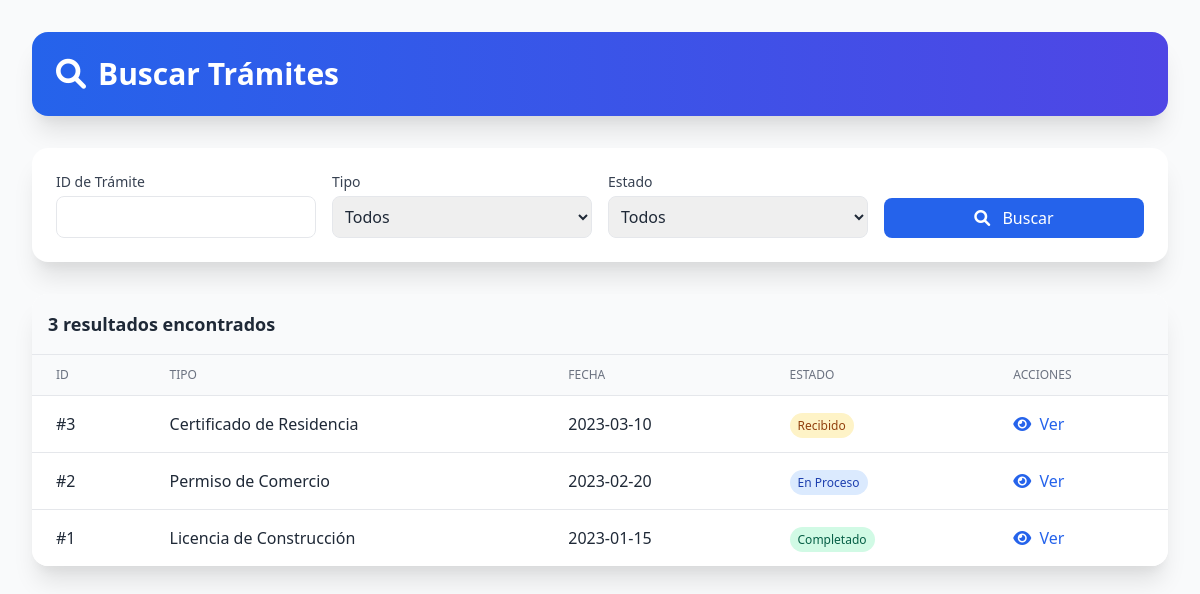
The app's page /buscar with its own data.
### tables this page shows
CREATE TABLE tramites (
    id INTEGER PRIMARY KEY AUTOINCREMENT,
    tipo TEXT NOT NULL,
    fecha_inicio TEXT NOT NULL,
    tiempo_procesamiento INTEGER NOT NULL,
    estado TEXT NOT NULL CHECK(estado IN ('Recibido', 'En Proceso', 'Completado', 'Rechazado')),
    prioridad TEXT NOT NULL CHECK(prioridad IN ('Alta', 'Media', 'Normal')),
    ciudadano_email TEXT NOT NULL,
    fecha_actualizacion TEXT DEFAULT CURRENT_TIMESTAMP,
    observaciones TEXT,
    FOREIGN KEY (ciudadano_email) REFERENCES ciudadanos(email)
);

### app.py (the view)
@app.route('/buscar', methods=['GET'])
def buscar_tramites():
    conn = get_db_connection()
    tramite_id = request.args.get('id')
    tipo = request.args.get('tipo')
    estado = request.args.get('estado')
    query = 'SELECT id, tipo, fecha_inicio, estado FROM tramites WHERE 1=1'
    params = []
    if tramite_id:
        query += ' AND id = ?'
        params.append(tramite_id)
    if tipo:
        query += ' AND tipo = ?'
        params.append(tipo)
    if estado:
        query += ' AND estado = ?'
        params.append(estado)
    query += ' ORDER BY fecha_inicio DESC'
    resultados = conn.execute(query, params).fetchall()
    tipos_tramite = conn.execute('SELECT nombre FROM tipos_tramite').fetchall()
    conn.close()
    return render_template('buscar.html',
                         resultados=resultados,
                         tipos_tramite=tipos_tramite)

### app.py (called while the page is built)
def get_db_connection():
    conn = sqlite3.connect('tramites.db')
    conn.row_factory = sqlite3.Row
    return conn

### templates/buscar.html (shortened to what this page needs)
<!DOCTYPE html>
<html lang="es">
<head>
    <link href="https://cdn.jsdelivr.net/npm/tailwindcss@2.2.19/dist/tailwind.min.css" rel="stylesheet">
    <link href="https://cdnjs.cloudflare.com/ajax/libs/font-awesome/6.0.0-beta3/css/all.min.css" rel="stylesheet">
</head>
<body class="bg-gray-50 font-sans text-gray-800 min-h-screen p-4 sm:p-6 md:p-8">
    <div class="max-w-7xl mx-auto">
        <header class="bg-gradient-to-r from-blue-600 to-indigo-600 text-white rounded-2xl shadow-xl mb-8 p-6">
            <h1 class="text-2xl sm:text-3xl font-bold flex items-center">
                <i class="fas fa-search mr-3"></i> Buscar Trámites
            </h1>
        </header>
        <div class="bg-white rounded-2xl shadow-xl overflow-hidden mb-8 p-6">
            <form method="get" action="{{ url_for('buscar_tramites') }}" class="grid grid-cols-1 md:grid-cols-4 gap-4">
                <div>
                    <label class="block text-sm font-medium text-gray-700 mb-1">ID de Trámite</label>
                    <input type="text" name="id" class="w-full p-2 border rounded-lg">
                </div>
                <div>
                    <label class="block text-sm font-medium text-gray-700 mb-1">Tipo</label>
                    <select name="tipo" class="w-full p-2 border rounded-lg">
                        <option value="">Todos</option>
                    </select>
                </div>
                <div>
                    <label class="block text-sm font-medium text-gray-700 mb-1">Estado</label>
                    <select name="estado" class="w-full p-2 border rounded-lg">
                        <option value="">Todos</option>
                    </select>
                </div>
                <div class="flex items-end">
                    <button type="submit" class="w-full bg-blue-600 text-white p-2 rounded-lg hover:bg-blue-700 transition">
                        <i class="fas fa-search mr-2"></i> Buscar
                    </button>
                </div>
            </form>
        </div>
        {% if resultados %}
        <div class="bg-white rounded-2xl shadow-xl overflow-hidden">
            <div class="p-4 bg-gray-50 border-b">
                <h2 class="text-lg font-semibold">{{ resultados|length }} resultados encontrados</h2>
            </div>
            <div class="overflow-x-auto">
                <table class="min-w-full divide-y divide-gray-200">
                    <thead class="bg-gray-50">
                        <tr>
                            <th class="px-6 py-3 text-left text-xs font-medium text-gray-500 uppercase">ID</th>
                            <th class="px-6 py-3 text-left text-xs font-medium text-gray-500 uppercase">Tipo</th>
                            <th class="px-6 py-3 text-left text-xs font-medium text-gray-500 uppercase">Fecha</th>
                            <th class="px-6 py-3 text-left text-xs font-medium text-gray-500 uppercase">Estado</th>
                            <th class="px-6 py-3 text-left text-xs font-medium text-gray-500 uppercase">Acciones</th>
                        </tr>
                    </thead>
                    <tbody class="bg-white divide-y divide-gray-200">
                        {% for tramite in resultados %}
                        <tr class="hover:bg-gray-50">
                            <td class="px-6 py-4 whitespace-nowrap">#{{ tramite.id }}</td>
                            <td class="px-6 py-4">{{ tramite.tipo }}</td>
                            <td class="px-6 py-4">{{ tramite.fecha_inicio }}</td>
                            <td class="px-6 py-4">
                                <span class="px-2 py-1 text-xs rounded-full
                                    {% if tramite.estado == 'Completado' %}bg-green-100 text-green-800
                                    {% elif tramite.estado == 'En Proceso' %}bg-blue-100 text-blue-800
                                    {% else %}bg-yellow-100 text-yellow-800{% endif %}">
                                    {{ tramite.estado }}
                                </span>
                            </td>
                            <td class="px-6 py-4 whitespace-nowrap">
                                <a href="{{ url_for('detalle_tramite', id=tramite.id) }}" class="text-blue-600 hover:text-blue-800">
                                    <i class="fas fa-eye mr-1"></i> Ver
                                </a>
                            </td>
                        </tr>
                        {% endfor %}
                    </tbody>
                </table>
            </div>
        </div>
        {% elif request.args %}
        <div class="bg-white rounded-2xl shadow-xl p-6 text-center">
            <p class="text-gray-500">No se encontraron trámites con los criterios de búsqueda</p>
        </div>
        {% endif %}
    </div>
</body>
</html>

### records on screen
tramites: id "3", tipo "Certificado de Residencia", fecha_inicio "2023-03-10", estado "Recibido"
tramites: id "2", tipo "Permiso de Comercio", fecha_inicio "2023-02-20", estado "En Proceso"
tramites: id "1", tipo "Licencia de Construcción", fecha_inicio "2023-01-15", estado "Completado"

### other values on screen
{{ resultados|length }} "3"
